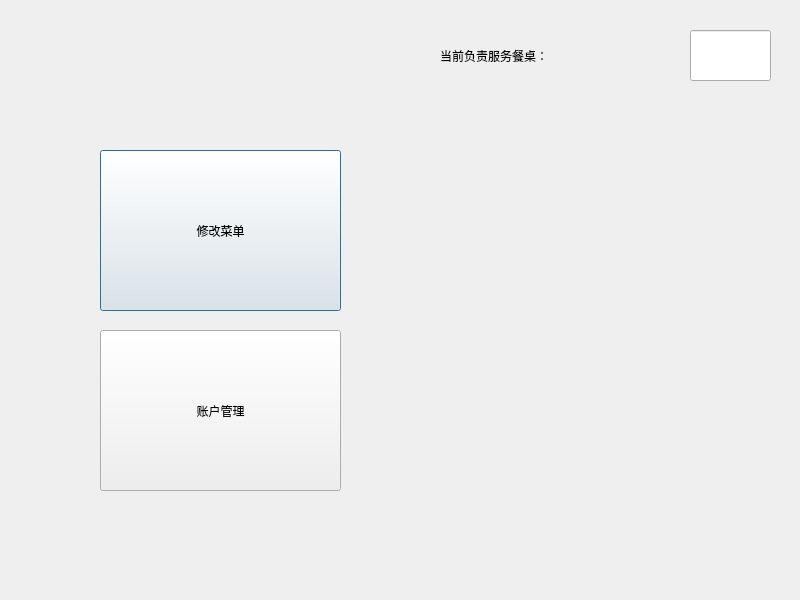
<?xml version="1.0" encoding="UTF-8"?>
<ui version="4.0">
 <class>WaiterWinodw</class>
 <widget class="QDialog" name="WaiterWinodw">
  <property name="geometry">
   <rect>
    <x>0</x>
    <y>0</y>
    <width>800</width>
    <height>600</height>
   </rect>
  </property>
  <property name="minimumSize">
   <size>
    <width>800</width>
    <height>600</height>
   </size>
  </property>
  <property name="windowTitle">
   <string>Dialog</string>
  </property>
  <widget class="QPushButton" name="editMenuBtn">
   <property name="geometry">
    <rect>
     <x>100</x>
     <y>150</y>
     <width>241</width>
     <height>161</height>
    </rect>
   </property>
   <property name="text">
    <string>修改菜单</string>
   </property>
  </widget>
  <widget class="QPushButton" name="editAccountBtn">
   <property name="geometry">
    <rect>
     <x>100</x>
     <y>330</y>
     <width>241</width>
     <height>161</height>
    </rect>
   </property>
   <property name="text">
    <string>账户管理</string>
   </property>
  </widget>
  <widget class="QLabel" name="label">
   <property name="geometry">
    <rect>
     <x>440</x>
     <y>30</y>
     <width>231</width>
     <height>51</height>
    </rect>
   </property>
   <property name="text">
    <string>当前负责服务餐桌：</string>
   </property>
  </widget>
  <widget class="QLineEdit" name="showTableId">
   <property name="geometry">
    <rect>
     <x>690</x>
     <y>30</y>
     <width>81</width>
     <height>51</height>
    </rect>
   </property>
  </widget>
 </widget>
 <resources/>
 <connections/>
</ui>
